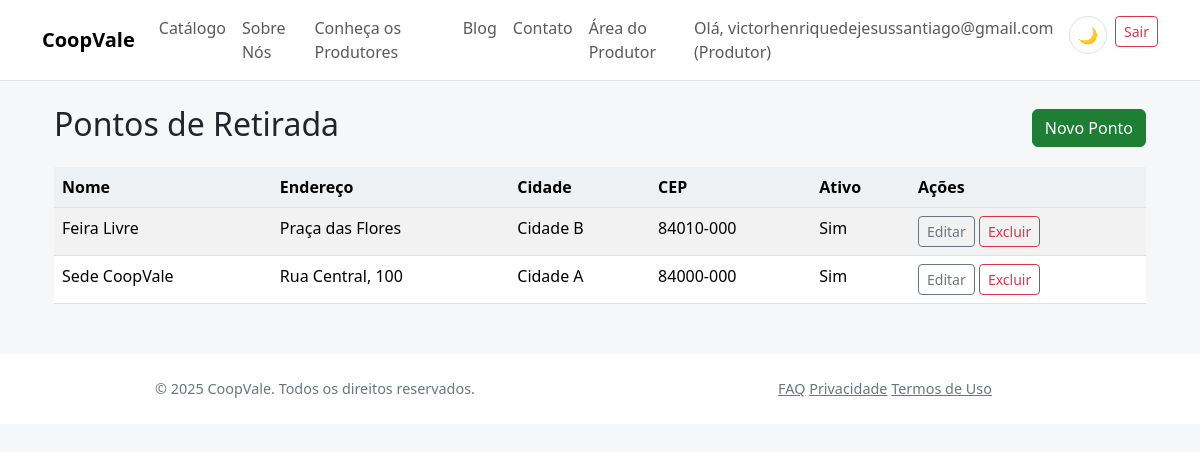
Screenshot of /pedidos/pontos-retirada (signed in) with the database file from the repository.
### app/models/core.py (models this page shows, shortened)
class Usuario(db.Model, UserMixin):
    __tablename__ = 'usuarios'
    id = db.Column(db.Integer, primary_key=True)
    email = db.Column(db.String(150), unique=True, nullable=False)
    senha_hash = db.Column(db.String(256), nullable=False)
    tipo_usuario = db.Column(db.String(50), nullable=False, default='visitante')
    ativo = db.Column(db.Boolean, default=True)
    produtor_perfil = db.relationship('Produtor', backref='usuario', uselist=False, lazy=True)
    cliente_perfil = db.relationship('Cliente', backref='usuario', uselist=False, lazy=True)

class PontoRetirada(db.Model):
    __tablename__ = 'pontos_retirada'
    id = db.Column(db.Integer, primary_key=True)
    nome = db.Column(db.String(150), nullable=False)
    endereco = db.Column(db.Text, nullable=False)
    cidade = db.Column(db.String(100))
    cep = db.Column(db.String(10))
    dias_funcionamento = db.Column(db.String(100))  # Ex: Seg-Sex, Sábado
    horario_abertura = db.Column(db.String(10))  # Ex: 08:00
    horario_fechamento = db.Column(db.String(10))  # Ex: 18:00
    ativo = db.Column(db.Boolean, default=True)

### app/blueprints/pedidos/routes.py (the view)
@pedidos_bp.route('/pontos-retirada', endpoint='listar_pontos')
@login_required
def listar_pontos():
    pontos = PontoRetirada.query.order_by(PontoRetirada.nome.asc()).all()
    return render_template('pedidos/pontos_retirada_list.html', pontos=pontos)

### app/templates/pedidos/pontos_retirada_list.html (shortened to what this page needs)
{% extends 'base.html' %}
{% block content %}
<div class="container mt-4">
  <div class="d-flex justify-content-between align-items-center mb-3">
    <h2>Pontos de Retirada</h2>
    <a class="btn btn-success" href="{{ url_for('pedidos.novo_ponto') }}">Novo Ponto</a>
  </div>
  <table class="table table-striped">
    <thead>
      <tr>
        <th>Nome</th><th>Endereço</th><th>Cidade</th><th>CEP</th><th>Ativo</th><th>Ações</th>
      </tr>
    </thead>
    <tbody>
      {% for p in pontos %}
      <tr>
        <td>{{ p.nome }}</td>
        <td>{{ p.endereco }}</td>
        <td>{{ p.cidade or '-' }}</td>
        <td>{{ p.cep or '-' }}</td>
        <td>{{ 'Sim' if p.ativo else 'Não' }}</td>
        <td>
          <a class="btn btn-sm btn-outline-secondary" href="{{ url_for('pedidos.editar_ponto', id=p.id) }}">Editar</a>
          <form action="{{ url_for('pedidos.excluir_ponto', id=p.id) }}" method="post" class="d-inline">
            <button class="btn btn-sm btn-outline-danger" type="submit">Excluir</button>
          </form>
        </td>
      </tr>
      {% endfor %}
    </tbody>
  </table>
</div>
{% endblock %}

### app/templates/base.html (shortened to what this page needs)
<!doctype html>
<html lang="pt-br">
<head>
    <link href="https://cdn.jsdelivr.net/npm/bootstrap@5.3.2/dist/css/bootstrap.min.css" rel="stylesheet">
    <link href="{{ url_for('static', filename='css/theme.css') }}" rel="stylesheet">
</head>
<body>
    <nav class="navbar navbar-expand-lg navbar-light bg-light border-bottom">
        <div class="container">
            <a class="navbar-brand" href="{{ url_for('main_bp.index') }}">CoopVale</a>
            <div class="collapse navbar-collapse" id="navbarNav">
                <ul class="navbar-nav me-auto">
                    <li class="nav-item">
                        <a class="nav-link" href="{{ url_for('produtos_bp.catalogo') }}">Catálogo</a>
                    </li>
                    <li class="nav-item">
                        <a class="nav-link" href="{{ url_for('main_bp.sobre') }}">Sobre Nós</a>
                    </li>
                    <li class="nav-item">
                        <a class="nav-link" href="{{ url_for('main_bp.produtores') }}">Conheça os Produtores</a>
                    </li>
                    <li class="nav-item">
                        <a class="nav-link" href="{{ url_for('main_bp.blog_redirect') }}">Blog</a>
                    </li>
                    <li class="nav-item">
                        <a class="nav-link" href="{{ url_for('main_bp.contato') }}">Contato</a>
                    </li>
                    {% if current_user.is_authenticated and current_user.tipo_usuario == 'produtor' %}
                    <li class="nav-item">
                        <a class="nav-link" href="{{ url_for('produtores.dashboard_home') }}">Área do Produtor</a>
                    </li>
                    {% endif %}
                </ul>
                <ul class="navbar-nav">
                    {% if current_user.is_authenticated %}
                    <li class="nav-item">
                        <span class="navbar-text me-3">
                            Olá, {{ current_user.email }} ({{ current_user.tipo_usuario.capitalize() }})
                        </span>
                    </li>
                    <li class="nav-item me-2">
                        <button class="theme-toggle" id="themeToggle" title="Alternar tema">
                            <span id="themeIcon">🌙</span>
                        </button>
                    </li>
                    <li class="nav-item">
                        <a class="btn btn-sm btn-outline-danger" href="{{ url_for('auth.logout') }}">Sair</a>
                    </li>
                    {% endif %}
                </ul>
            </div>
        </div>
    </nav>
    <div class="container mt-4">
        {% block content %}{% endblock %}
    </div>
    <footer class="footer">
        <div class="container">
            <div class="row">
                <div class="col-md-6 text-center text-md-left">
                    <span class="text-muted">© 2025 CoopVale. Todos os direitos reservados.</span>
                </div>
                <div class="col-md-6 text-center text-md-right">
                    <a href="{{ url_for('main_bp.faq') }}" class="text-muted mr-3">FAQ</a>
                    <a href="{{ url_for('main_bp.privacidade') }}" class="text-muted mr-3">Privacidade</a>
                    <a href="{{ url_for('main_bp.termos') }}" class="text-muted">Termos de Uso</a>
                </div>
            </div>
        </div>
    </footer>
</body>
</html>

### app/static/css/theme.css (style rules this page uses)
:root { --coop-green: #1e7e34; --coop-green-light: #27a844; --coop-green-dark: #155724; --coop-accent: #ffb347; --coop-accent-dark: #ff9f2e; --coop-bg: #f5f7f9; --coop-bg-secondary: #ffffff; --coop-text: #212529; --coop-text-muted: #6c757d; --coop-border: #dee2e6; --coop-card-shadow: rgba(0,0,0,.06); --coop-card-shadow-hover: rgba(0,0,0,.12); --coop-border-radius: .65rem; --coop-table-bg: #eef1f3; }
* { transition: background-color .2s ease, color .2s ease, border-color .2s ease; }
body { background: var(--coop-bg); color: var(--coop-text); }
.navbar-nav { list-style: none; margin: 0; padding: 0; }
.navbar-nav .nav-item { display: inline-block; }
.navbar-nav .nav-link { text-decoration: none; }
.navbar-brand { font-weight:700; }
.navbar.bg-light, .footer { background: var(--coop-bg-secondary)!important; border-color: var(--coop-border)!important; }
.btn-success { background: var(--coop-green); border-color: var(--coop-green); }
.table { color: var(--coop-text); }
.table thead th { background: var(--coop-table-bg); border-color: var(--coop-border); }
.table td, .table th { border-color: var(--coop-border); }
.footer { font-size:.9rem; }
.text-muted { color: var(--coop-text-muted)!important; }
.theme-toggle { background: var(--coop-bg-secondary); border: 1px solid var(--coop-border); border-radius: 50%; width: 38px; height: 38px; display: flex; align-items: center; justify-content: center; cursor: pointer; transition: all .2s ease; }

### app/templates/base.html (style rules this page uses)
.footer { background-color: #f8f9fa; padding: 24px 0; margin-top: 50px; }

### rows the page displays
Usuario: email "victorhenriquedejesussantiago@gmail.com", tipo_usuario "Produtor"
PontoRetirada: nome "Feira Livre", endereco "Praça das Flores", cidade "Cidade B", cep "84010-000", ativo "Sim"
PontoRetirada: nome "Sede CoopVale", endereco "Rua Central, 100", cidade "Cidade A", cep "84000-000", ativo "Sim"
